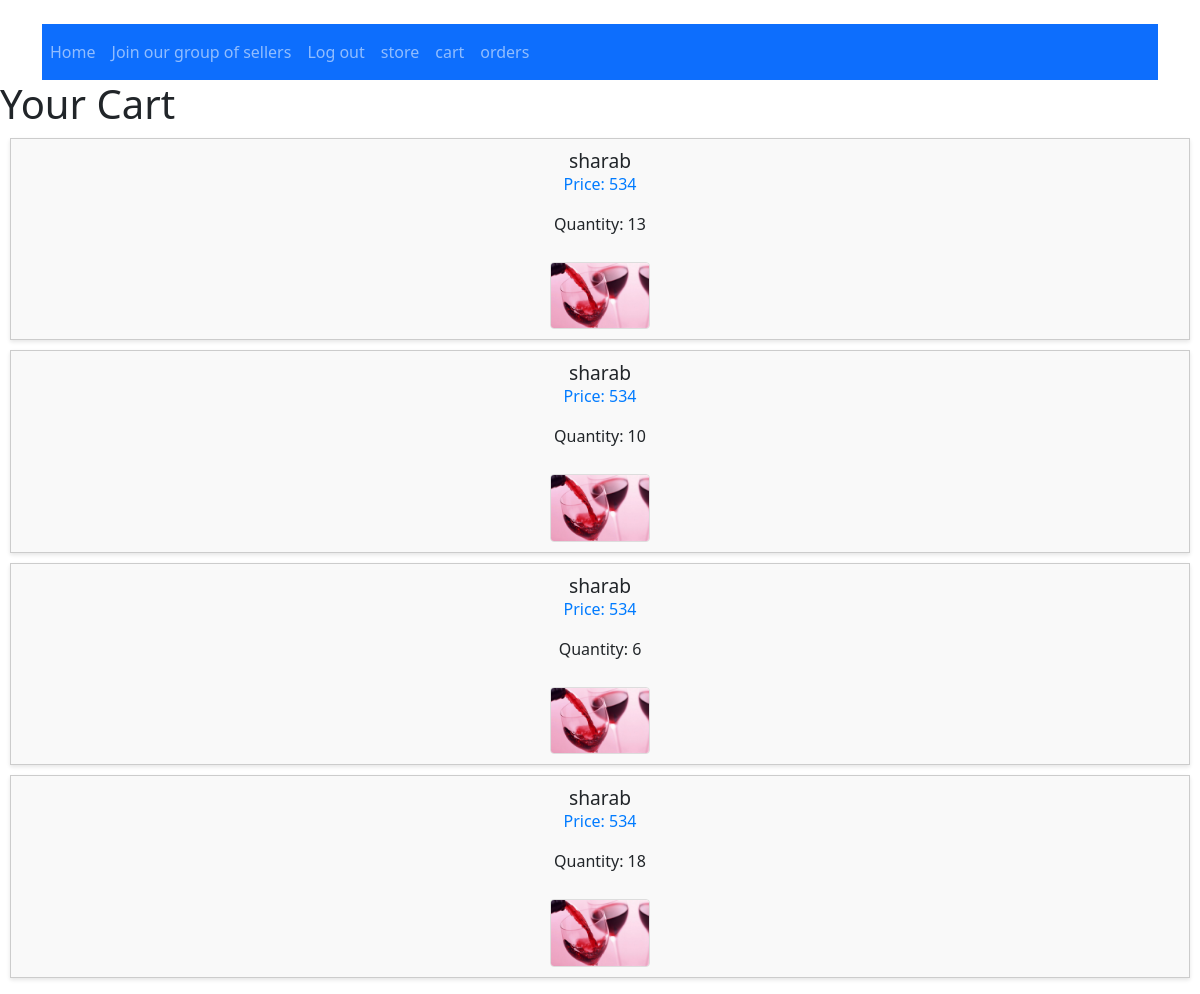
The app's page /orders/ (signed in) with its own data.
### customer/models.py (models this page shows)
class Order(models.Model):
    product = models.ForeignKey(Product, on_delete=models.CASCADE, related_name='+')
    customer = models.ForeignKey(Customer, on_delete=models.CASCADE)
    seller = models.ForeignKey(Seller, on_delete=models.CASCADE)
    address = models.ForeignKey(Address, on_delete=models.CASCADE, related_name='+')
    quantity = models.PositiveIntegerField()

### Seller/models.py (models this page shows)
class Product(models.Model):
    CHOICES=(
        (0,"تعدادی"),
        (1,"کیلویی"),
    )
    seller = models.ForeignKey(Seller, on_delete=models.CASCADE)
    name = models.CharField(max_length=20)
    image = models.ImageField()
    price = models.PositiveIntegerField()
    quantity = models.PositiveIntegerField()
    product_quantity = models.IntegerField(choices=CHOICES)

### customer/views.py (the view)
# urls.py: path('orders/', views.show_orders, name='sellerOrders'),
@login_required
def show_orders(request):
    orders =request.user.customer.order_set.all()
    return render(request, "customer/orders.html", {'orders': orders})

### customer/templates/customer/orders.html (shortened to what this page needs)
{% extends 'customer/baseCustomer.html' %}
{% load static %}
{% block additional_css %}
<link rel="stylesheet" type="text/css" href="{% static '/customer/orders.css' %}">
{% endblock %}
{% block content2 %}
<h1>Your Cart</h1>
{% if orders %}
<ul class="product-list">
    {% for order in orders %}
    <li class="product-item">
        <h2>{{ order.product.name }}</h2>
        <p class="product-price">Price: {{ order.product.price }}</p>
        <p class="product-quantity">Quantity: {{ order.quantity }}</p>
        <div class="item-image-container">
            <img src="{{ order.product.image.url }}" class="item-image" alt="{{ order.product.name }}">
        </div>
    </li>
    {% endfor %}
</ul>
{% else %}
<p>Your cart is empty.</p>
{% endif %}
{% endblock %}

### customer/templates/customer/baseCustomer.html (shortened to what this page needs)
﻿{% extends 'base.html' %}
{% load static %}
{% block content %}
<div class="container">
    <nav class="navbar navbar-expand-lg navbar-dark bg-primary">
        <div class="collapse navbar-collapse" id="navbarNav">
            <ul class="navbar-nav ml-auto">
                <li class="nav-item active">
                    <a class="nav-link" href="#">Home</a>
                </li>
                <li class="nav-item">
                    <a href="{% url 'sellerRegister' %}" class="nav-link">Join our group of sellers</a>
                </li>
                {% if user.is_authenticated %}
                <li class="nav-item">
                    <a class="nav-link" href="{% url 'logout' %}">Log out</a>
                </li>
                {% endif %}
                <li class="nav-item">
                    <a class="nav-link" href="{% url 'products' %}">store</a>
                </li>
                {% if user.is_authenticated %}
                <li class="nav-item">
                    <a class="nav-link" href="{% url 'cart' %}">cart</a>
                </li>
                {% endif %}
                {% if user.is_authenticated %}
                <li class="nav-item">
                    <a class="nav-link" href="{% url 'customerOrders' %}">orders</a>
                </li>
                {% endif %}
            </ul>
        </div>
    </nav>
</div>
{% block content2 %}
{% endblock %}
{% endblock %}

### templates/base.html (shortened to what this page needs)
﻿{% load static %}
<!DOCTYPE html>
<html lang="en">
<head>
    <link href="https://cdn.jsdelivr.net/npm/bootstrap@5.3.0/dist/css/bootstrap.min.css" rel="stylesheet">
    {% block additional_css %}{% endblock %}
</head>
<body>
    {% block content %}{% endblock %}
</body>
</html>

### customer/static/customer/orders.css (style rules this page uses)
.product-list { list-style-type: none; padding: 0; }
.product-item { border: 1px solid #ccc; margin: 10px; padding: 10px; background-color: #f9f9f9; display: flex; flex-direction: column; align-items: center; text-align: center; box-shadow: 0 2px 4px rgba(0, 0, 0, 0.1); }
.product-item h2 { font-size: 1.2rem; margin: 0; }
.product-price { font-size: 1rem; color: #007bff; }
.product-quantity { font-size: 1rem; }
.item-image-container { margin-top: 10px; }
.item-image { max-width: 100px; max-height: 100px; border: 1px solid #ddd; border-radius: 4px; }

### records on screen
Order: product.name "sharab", product.price "534", quantity "13", product.image (picture)
Order: product.name "sharab", product.price "534", quantity "10", product.image (picture)
Order: product.name "sharab", product.price "534", quantity "6", product.image (picture)
Order: product.name "sharab", product.price "534", quantity "18", product.image (picture)
